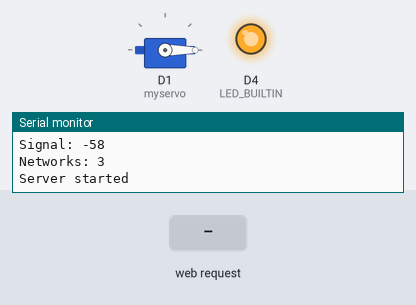
The sketch below on a simulated ESP8266 (NodeMCU). On the bench: servo, output pins drawn as LEDs (lit = HIGH, except the on-board LED, lit = LOW), the last lines printed to the serial monitor. The inputs (shaded band) are chosen by the test bench. WiFi joins after 1.5 s; servers stay silent unless stated; a WiFi scan finds three made-up networks.

Above: at 4.7 s.
4.8 s: HTTP request GET /takephoto/1 received
At 4.95 s:
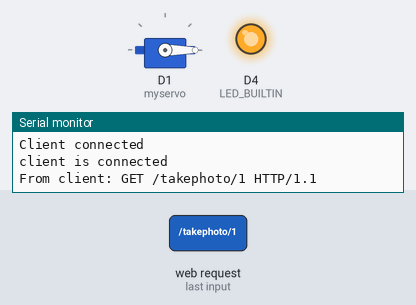
Timing chart, 0 to 7.8 s (numbered marks = the images above; inputs shaded):
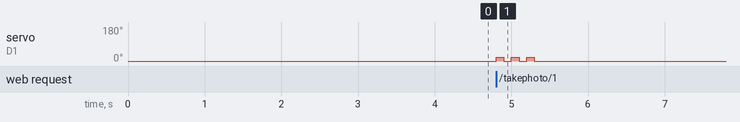

Measured:
- after the input at 4.8 s, servo on D1 (myservo): alternates 20° for 0.10 s and 0° for 0.10 s, 6 changes in all, then stays 0°, starting at once

The sketch:

wifi_server_01.ino
```cpp
/*  Connects to the home WiFi network
    Asks some network parameters
    Starts WiFi server with fix IP and listens
    Receives and sends messages to the client
    Communicates: wifi_client_01.ino
*/
#include <SPI.h>
#include <ESP8266WiFi.h>
#include <Servo.h>

char ssid[] = "goldenboy";               // SSID of your home WiFi
char pass[] = "ambassadeur";               // password of your home WiFi
WiFiServer server(80);

IPAddress ip(192, 168, 43, 58);            // IP address of the server
IPAddress gateway(192, 168, 43, 129);        // gateway of your network
IPAddress subnet(255, 255, 255, 0);       // subnet mask of your network

Servo myservo; // create servo object to control a servo

void setup() {
  Serial.begin(115200);                   // only for debug

  myservo.attach(D1);  // attaches the servo on GIO2 to the servo object
  pinMode(LED_BUILTIN, OUTPUT);
  myservo.write(0);

  WiFi.config(ip, gateway, subnet);       // forces to use the fix IP
  WiFi.begin(ssid, pass);                 // connects to the WiFi router
  while (WiFi.status() != WL_CONNECTED) { // print "." until connected to wifi
    delay(50);
    Serial.print(".");
  }
  Serial.println("Connected to wifi");
  Serial.print("Status: "); Serial.println(WiFi.status());  // some parameters from the network
  Serial.print("IP: ");     Serial.println(WiFi.localIP());
  Serial.print("Subnet: "); Serial.println(WiFi.subnetMask());
  Serial.print("Gateway: "); Serial.println(WiFi.gatewayIP());
  Serial.print("SSID: "); Serial.println(WiFi.SSID());
  Serial.print("Signal: "); Serial.println(WiFi.RSSI());
  Serial.print("Networks: "); Serial.println(WiFi.scanNetworks());

  // Starts the server
  server.begin();
  Serial.println("Server started");
}

//Moves servomotor to activate the remote control
void takePhotoMechanical() {
  for (int i = 0 ; i < 3; i++) {
    myservo.write(20);
    delay(100);
    myservo.write(0);
    delay(100);
  }
}

WiFiClient client;

void loop () {
  if(!client)
    client = server.available();
  if (client) {
    Serial.println("Client connected");
    if (client.connected()) {
      Serial.println("client is connected");
      String request = client.readStringUntil('\r');    // receives the message from the client
      Serial.print("From client: ");
      Serial.println(request);

      int val;
      //filter the client request
      if (request.indexOf("/takephoto/1") != -1) {
        takePhotoMechanical();
        Serial.println("taking photo");
      } else {
        Serial.print("invalid request: ");
        Serial.println(request);
      }

      client.stop();
    }
  }
}
```
